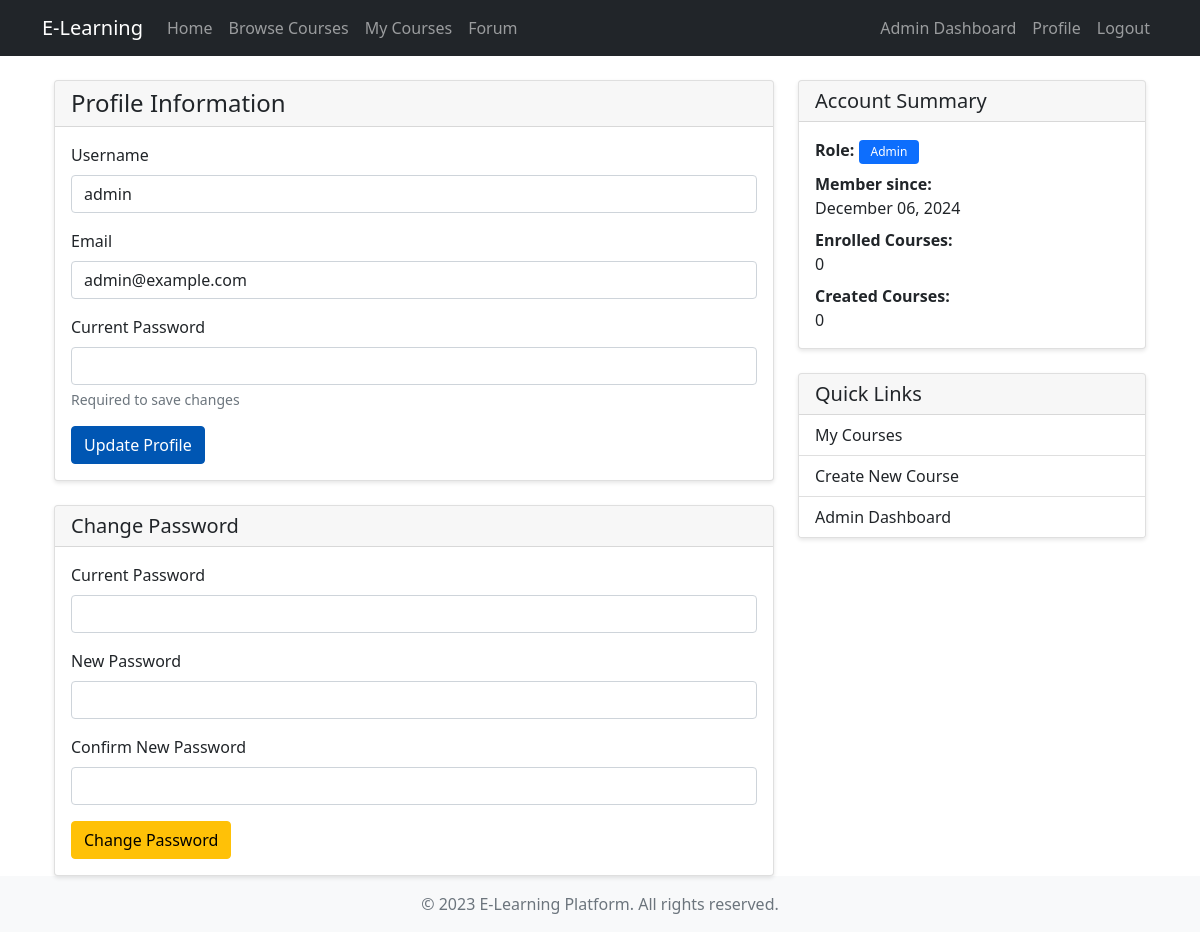
The app's page /profile (signed in) with its own data.
### app/models.py (models this page shows, shortened)
class User(UserMixin, db.Model):
    id = db.Column(db.Integer, primary_key=True)
    username = db.Column(db.String(64), unique=True, nullable=False)
    email = db.Column(db.String(120), unique=True, nullable=False)
    password_hash = db.Column(db.String(128))
    role = db.Column(db.String(20), nullable=False, default='student')
    created_at = db.Column(db.DateTime, default=datetime.utcnow)
    is_active = db.Column(db.Boolean, default=True)
    enrolled_courses = db.relationship('Enrollment', back_populates='student')
    created_courses = db.relationship('Course', back_populates='instructor')
    forum_posts = db.relationship('ForumPost', back_populates='author')
    notifications = db.relationship('Notification', back_populates='user')

### app/auth/routes.py (the view)
@bp.route('/profile', methods=['GET', 'POST'])
@login_required
def profile():
    form = UpdateProfileForm()
    password_form = ChangePasswordForm()
    if form.validate_on_submit():
        if current_user.check_password(form.current_password.data):
            current_user.username = form.username.data
            current_user.email = form.email.data
            db.session.commit()
            flash('Your profile has been updated!', 'success')
            return redirect(url_for('auth.profile'))
        else:
            flash('Incorrect password', 'danger')
    elif request.method == 'GET':
        form.username.data = current_user.username
        form.email.data = current_user.email
    return render_template('auth/profile.html',
                         title='Profile',
                         form=form,
                         password_form=password_form)

### app/auth/forms.py (shortened to what this page needs)
class UpdateProfileForm(FlaskForm):
    username = StringField('Username', validators=[
        DataRequired(),
        Length(min=2, max=20)
    ])
    email = StringField('Email', validators=[
        DataRequired(),
        Email()
    ])
    current_password = PasswordField('Current Password', validators=[
        DataRequired()
    ])
    submit = SubmitField('Update Profile')

class ChangePasswordForm(FlaskForm):
    old_password = PasswordField('Current Password', validators=[
        DataRequired()
    ])
    new_password = PasswordField('New Password', validators=[
        DataRequired(),
        Length(min=6)
    ])
    confirm_password = PasswordField('Confirm New Password', validators=[
        DataRequired(),
        EqualTo('new_password', message='Passwords must match.')
    ])
    submit = SubmitField('Change Password')

### app/models.py (called while the page is built)
@login_manager.user_loader
def load_user(id):
    return User.query.get(int(id))

### app/templates/auth/profile.html (shortened to what this page needs)
{% extends "base.html" %}
{% block content %}
<div class="container">
    <div class="row">
        <div class="col-md-8">
            <div class="card mb-4">
                <div class="card-header">
                    <h1 class="h4 mb-0">Profile Information</h1>
                </div>
                <div class="card-body">
                    <form method="POST">
                        <div class="mb-3">
                            {{ form.username.label(class="form-label") }}
                            {{ form.username(class="form-control") }}
                        </div>
                        <div class="mb-3">
                            {{ form.email.label(class="form-label") }}
                            {{ form.email(class="form-control") }}
                        </div>
                        <div class="mb-3">
                            {{ form.current_password.label(class="form-label") }}
                            {{ form.current_password(class="form-control") }}
                            <div class="form-text">Required to save changes</div>
                        </div>
                        {{ form.submit(class="btn btn-primary") }}
                    </form>
                </div>
            </div>
            <div class="card">
                <div class="card-header">
                    <h4 class="h5 mb-0">Change Password</h4>
                </div>
                <div class="card-body">
                    <form method="POST" action="{{ url_for('auth.change_password') }}">
                        <div class="mb-3">
                            {{ password_form.old_password.label(class="form-label") }}
                            {{ password_form.old_password(class="form-control") }}
                        </div>
                        <div class="mb-3">
                            {{ password_form.new_password.label(class="form-label") }}
                            {{ password_form.new_password(class="form-control") }}
                        </div>
                        <div class="mb-3">
                            {{ password_form.confirm_password.label(class="form-label") }}
                            {{ password_form.confirm_password(class="form-control") }}
                        </div>
                        {{ password_form.submit(class="btn btn-warning") }}
                    </form>
                </div>
            </div>
        </div>
        <div class="col-md-4">
            <div class="card mb-4">
                <div class="card-header">
                    <h4 class="h5 mb-0">Account Summary</h4>
                </div>
                <div class="card-body">
                    <ul class="list-unstyled mb-0">
                        <li class="mb-2">
                            <strong>Role:</strong>
                            <span class="badge bg-{{ 'primary' if current_user.role == 'admin' else 'info' if current_user.role == 'instructor' else 'secondary' }}">
                                {{ current_user.role|title }}
                            </span>
                        </li>
                        <li class="mb-2">
                            <strong>Member since:</strong><br>
                            {{ current_user.created_at.strftime('%B %d, %Y') }}
                        </li>
                        <li class="mb-2">
                            <strong>Enrolled Courses:</strong><br>
                            {{ current_user.enrolled_courses|length }}
                        </li>
                        {% if current_user.role in ['admin', 'instructor'] %}
                        <li>
                            <strong>Created Courses:</strong><br>
                            {{ current_user.created_courses|length }}
                        </li>
                        {% endif %}
                    </ul>
                </div>
            </div>
            <div class="card">
                <div class="card-header">
                    <h4 class="h5 mb-0">Quick Links</h4>
                </div>
                <div class="list-group list-group-flush">
                    <a href="{{ url_for('courses.my_courses') }}" class="list-group-item list-group-item-action">
                        My Courses
                    </a>
                    {% if current_user.role in ['admin', 'instructor'] %}
                    <a href="{{ url_for('courses.create') }}" class="list-group-item list-group-item-action">
                        Create New Course
                    </a>
                    {% endif %}
                    {% if current_user.role == 'admin' %}
                    <a href="{{ url_for('admin.dashboard') }}" class="list-group-item list-group-item-action">
                        Admin Dashboard
                    </a>
                    {% endif %}
                </div>
            </div>
        </div>
    </div>
</div>
{% endblock %}

### app/templates/base.html (shortened to what this page needs)
<!DOCTYPE html>
<html lang="en">
<head>
    <link href="https://cdn.jsdelivr.net/npm/bootstrap@5.1.3/dist/css/bootstrap.min.css" rel="stylesheet">
    <link rel="stylesheet" href="{{ url_for('static', filename='css/style.css') }}">
</head>
<body>
    <nav class="navbar navbar-expand-lg navbar-dark bg-dark">
        <div class="container">
            <a class="navbar-brand" href="{{ url_for('main.index') }}">E-Learning</a>
            <div class="collapse navbar-collapse" id="navbarNav">
                <ul class="navbar-nav me-auto">
                    <li class="nav-item">
                        <a class="nav-link" href="{{ url_for('main.index') }}">Home</a>
                    </li>
                    <li class="nav-item">
                        <a class="nav-link" href="{{ url_for('courses.browse') }}">Browse Courses</a>
                    </li>
                    {% if current_user.is_authenticated %}
                        <li class="nav-item">
                            <a class="nav-link" href="{{ url_for('courses.my_courses') }}">My Courses</a>
                        </li>
                        <li class="nav-item">
                            <a class="nav-link" href="{{ url_for('forum.index') }}">Forum</a>
                        </li>
                    {% endif %}
                </ul>
                <ul class="navbar-nav">
                    {% if current_user.is_authenticated %}
                        {% if current_user.role == 'admin' %}
                            <li class="nav-item">
                                <a class="nav-link" href="{{ url_for('admin.dashboard') }}">Admin Dashboard</a>
                            </li>
                        {% endif %}
                        <li class="nav-item">
                            <a class="nav-link" href="{{ url_for('auth.profile') }}">Profile</a>
                        </li>
                        <li class="nav-item">
                            <a class="nav-link" href="{{ url_for('auth.logout') }}">Logout</a>
                        </li>
                    {% endif %}
                </ul>
            </div>
        </div>
    </nav>
    <main class="container mt-4">
        {% block content %}{% endblock %}
    </main>
    <footer class="footer mt-auto py-3 bg-light">
        <div class="container text-center">
            <span class="text-muted">© 2023 E-Learning Platform. All rights reserved.</span>
        </div>
    </footer>
</body>
</html>

### app/static/css/style.css (style rules this page uses)
body { min-height: 100vh; display: flex; flex-direction: column; }
main { flex: 1; }
.card { transition: transform 0.2s ease-in-out; box-shadow: 0 2px 4px rgba(0,0,0,0.1); }
.btn-primary { background-color: #0056b3; border-color: #0056b3; }
.badge { padding: 0.5em 1em; font-weight: 500; }

### records on screen
User: username "admin", email "admin@example.com", role "Admin", created_at "December 06, 2024"

### other values on screen
{{ password_form.old_password.label(class="form-label") }} "Current Password"
{{ password_form.new_password.label(class="form-label") }} "New Password"
{{ password_form.confirm_password.label(class="form-label") }} "Confirm New Password"
{{ current_user.enrolled_courses|length }} "0"
{{ current_user.created_courses|length }} "0"
